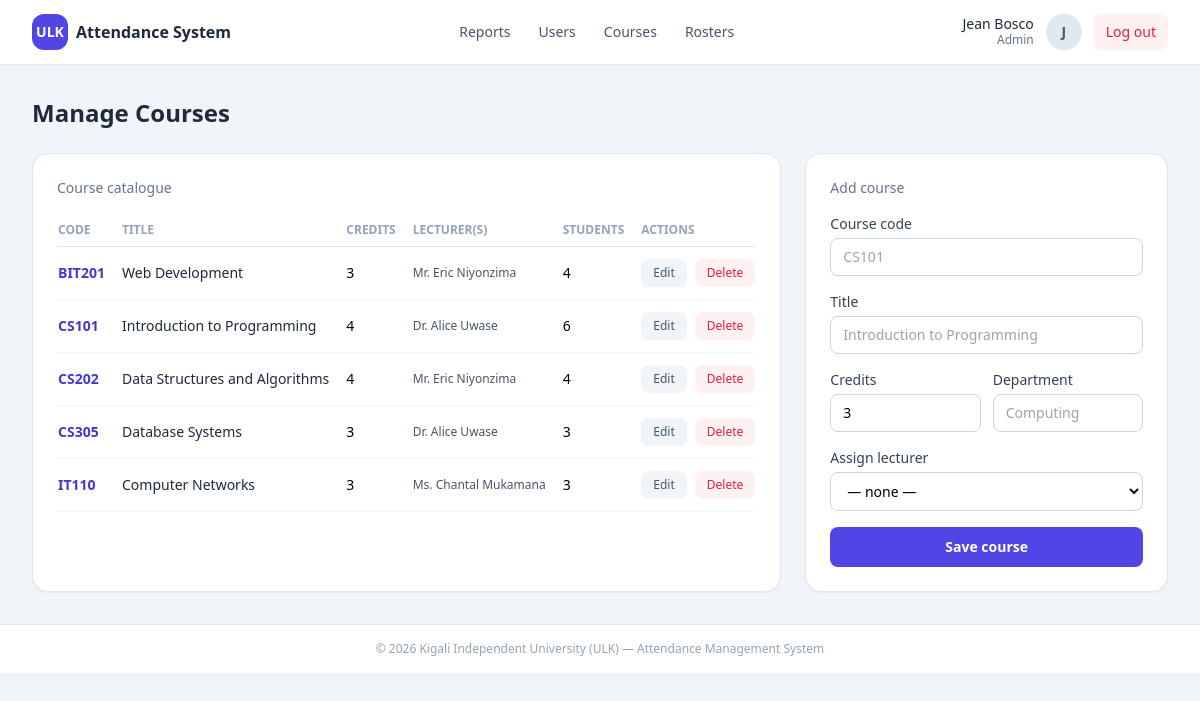
The page /admin_courses.php (signed in) on the database its author committed.
### tables this page shows
CREATE TABLE courses (
  course_code VARCHAR(15) PRIMARY KEY,                
  title       VARCHAR(150) NOT NULL,
  credits     INT NOT NULL DEFAULT 3,
  department  VARCHAR(100) DEFAULT NULL
);

### config.php (called while the page is built, shortened)
<?php
function e(string $value): string
{
    return htmlspecialchars($value, ENT_QUOTES, 'UTF-8');
}
function isLoggedIn(): bool
{
    return isset($_SESSION['user_id']);
}
function currentUser(): ?array
{
    return isLoggedIn()
        ? ['id' => $_SESSION['user_id'], 'name' => $_SESSION['full_name'], 'email' => $_SESSION['email'], 'role' => $_SESSION['role']]
        : null;
}
function isRole(string $role): bool
{
    return isLoggedIn() && $_SESSION['role'] === $role;
}

### admin_courses.php (the view, shortened to what this page needs)
<?php
require_once __DIR__ . '/config.php';
$courses = $pdo->query('
    SELECT c.course_code, c.title, c.credits, c.department,
           GROUP_CONCAT(u.full_name ORDER BY u.full_name SEPARATOR ", ") AS lecturers,
           (SELECT COUNT(*) FROM enrollments e WHERE e.course_code = c.course_code) AS total_students
    FROM courses c
    LEFT JOIN lecturer_courses lc ON lc.course_code = c.course_code
    LEFT JOIN lecturers l ON l.lecturer_id = lc.lecturer_id
    LEFT JOIN users u ON u.user_id = l.user_id
    GROUP BY c.course_code
    ORDER BY c.course_code')->fetchAll();
$pageTitle = 'Manage Courses';
include __DIR__ . '/includes/header.php';
?>
<div class="grid gap-6 lg:grid-cols-3">
    <div class="lg:col-span-2 bg-white rounded-2xl shadow-sm border border-slate-200 p-6">
        <p class="text-sm font-medium text-slate-500 mb-4">Course catalogue</p>
        <div class="overflow-x-auto">
            <table class="w-full text-sm">
                <thead>
                    <tr class="text-left text-xs uppercase text-slate-400 border-b border-slate-200">
                        <th class="py-2 pr-4">Code</th>
                        <th class="py-2 pr-4">Title</th>
                        <th class="py-2 pr-4">Credits</th>
                        <th class="py-2 pr-4">Lecturer(s)</th>
                        <th class="py-2 pr-4">Students</th>
                        <th class="py-2">Actions</th>
                    </tr>
                </thead>
                <tbody>
                    <?php foreach ($courses as $c): ?>
                        <tr class="border-b border-slate-100">
                            <td class="py-3 pr-4 font-bold text-indigo-700"><?= e($c['course_code']) ?></td>
                            <td class="py-3 pr-4 text-slate-800"><?= e($c['title']) ?></td>
                            <td class="py-3 pr-4"><?= e($c['credits']) ?></td>
                            <td class="py-3 pr-4 text-slate-600 text-xs"><?= e($c['lecturers'] ?: '—') ?></td>
                            <td class="py-3 pr-4"><?= e($c['total_students']) ?></td>
                            <td class="py-3">
                                <div class="flex gap-2">
                                    <button data-edit-course="<?= e($c['course_code']) ?>"
                                            data-title="<?= e($c['title']) ?>"
                                            data-credits="<?= e($c['credits']) ?>"
                                            data-department="<?= e($c['department'] ?? '') ?>"
                                            class="rounded-lg bg-slate-100 hover:bg-slate-200 text-slate-600 px-3 py-1.5 text-xs font-medium">
                                        Edit
                                    </button>
                                    <button data-delete-course="<?= e($c['course_code']) ?>"
                                            data-name="<?= e($c['title']) ?>"
                                            class="rounded-lg bg-rose-50 hover:bg-rose-100 text-rose-600 px-3 py-1.5 text-xs font-medium">
                                        Delete
                                    </button>
                                </div>
                            </td>
                        </tr>
                    <?php endforeach; ?>
                </tbody>
            </table>
        </div>
    </div>
    <div class="bg-white rounded-2xl shadow-sm border border-slate-200 p-6 h-fit">
        <p id="formTitle" class="text-sm font-medium text-slate-500 mb-4">Add course</p>
        <form id="courseForm" class="space-y-4">
            <div>
                <label class="block text-sm font-medium text-slate-700 mb-1">Course code</label>
                <input name="course_code" required placeholder="CS101"
                       class="w-full rounded-lg border border-slate-300 px-3 py-2 text-sm uppercase">
            </div>
            <div>
                <label class="block text-sm font-medium text-slate-700 mb-1">Title</label>
                <input name="title" required placeholder="Introduction to Programming"
                       class="w-full rounded-lg border border-slate-300 px-3 py-2 text-sm">
            </div>
            <div class="grid grid-cols-2 gap-3">
                <div>
                    <label class="block text-sm font-medium text-slate-700 mb-1">Credits</label>
                    <input name="credits" type="number" min="1" max="10" value="3" required
                           class="w-full rounded-lg border border-slate-300 px-3 py-2 text-sm">
                </div>
                <div>
                    <label class="block text-sm font-medium text-slate-700 mb-1">Department</label>
                    <input name="department" placeholder="Computing"
                           class="w-full rounded-lg border border-slate-300 px-3 py-2 text-sm">
                </div>
            </div>
            <div>
                <label class="block text-sm font-medium text-slate-700 mb-1">Assign lecturer</label>
                <select name="lecturer_id" class="w-full rounded-lg border border-slate-300 px-3 py-2 text-sm bg-white">
                    <option value="">— none —</option>
                </select>
            </div>
            <button type="submit"
                    class="w-full rounded-lg bg-indigo-600 hover:bg-indigo-700 text-white font-semibold py-2.5 text-sm">
                Save course
            </button>
        </form>
    </div>
</div>
<?php include __DIR__ . '/includes/footer.php'; ?>

### includes/header.php (shortened to what this page needs)
<?php
$pageTitle = $pageTitle ?? 'Dashboard';
$cu = currentUser();
?>
<!DOCTYPE html>
<html lang="en">
<head>
    <script src="https://cdn.tailwindcss.com"></script>
    <link rel="stylesheet" href="<?= BASE_URL ?>/assets/css/app.css">
</head>
<body class="min-h-screen bg-slate-100">
<nav class="bg-white border-b border-slate-200 sticky top-0 z-30">
    <div class="mx-auto max-w-7xl px-4 sm:px-6 lg:px-8">
        <div class="flex h-16 items-center justify-between">
            <div class="flex items-center gap-3">
                <a href="<?= BASE_URL ?>/dashboard.php" class="flex items-center gap-2">
                    <span class="flex h-9 w-9 items-center justify-center rounded-xl bg-indigo-600 text-white text-sm font-bold">ULK</span>
                    <span class="hidden sm:block font-semibold text-slate-800">Attendance System</span>
                </a>
            </div>
            <div class="hidden lg:flex items-center gap-1 text-sm">
                <?php if (isRole('Student')): ?>
                    <a href="<?= BASE_URL ?>/student_profile.php"   class="rounded-lg px-3 py-2 text-slate-600 hover:bg-slate-100">Profile</a>
                    <a href="<?= BASE_URL ?>/student_attendance.php" class="rounded-lg px-3 py-2 text-slate-600 hover:bg-slate-100">My Attendance</a>
                <?php elseif (isRole('Lecturer')): ?>
                    <a href="<?= BASE_URL ?>/lecturer_courses.php"   class="rounded-lg px-3 py-2 text-slate-600 hover:bg-slate-100">My Courses</a>
                    <a href="<?= BASE_URL ?>/lecturer_attendance.php" class="rounded-lg px-3 py-2 text-slate-600 hover:bg-slate-100">Mark Attendance</a>
                <?php elseif (isRole('Admin')): ?>
                    <a href="<?= BASE_URL ?>/admin_reports.php"   class="rounded-lg px-3 py-2 text-slate-600 hover:bg-slate-100">Reports</a>
                    <a href="<?= BASE_URL ?>/admin_users.php"     class="rounded-lg px-3 py-2 text-slate-600 hover:bg-slate-100">Users</a>
                    <a href="<?= BASE_URL ?>/admin_courses.php"   class="rounded-lg px-3 py-2 text-slate-600 hover:bg-slate-100">Courses</a>
                    <a href="<?= BASE_URL ?>/admin_rosters.php"   class="rounded-lg px-3 py-2 text-slate-600 hover:bg-slate-100">Rosters</a>
                <?php endif; ?>
            </div>
            <div class="flex items-center gap-3">
                <div class="text-right hidden sm:block">
                    <p class="text-sm font-medium text-slate-800 leading-4"><?= e($cu['name'] ?? '') ?></p>
                    <p class="text-xs text-slate-500 capitalize"><?= e($cu['role'] ?? '') ?></p>
                </div>
                <span class="flex h-9 w-9 items-center justify-center rounded-full bg-slate-200 text-slate-600 text-sm font-semibold uppercase">
                    <?= e(substr($cu['name'] ?? '?', 0, 1)) ?>
                </span>
                <a href="<?= BASE_URL ?>/logout.php"
                   class="rounded-lg bg-rose-50 hover:bg-rose-100 text-rose-600 px-3 py-2 text-sm font-medium">Log out</a>
            </div>
        </div>
    </div>
</nav>
<main class="mx-auto max-w-7xl px-4 sm:px-6 lg:px-8 py-8">
    <div class="flex flex-wrap items-center justify-between gap-4 mb-6">
        <h1 class="text-2xl font-bold text-slate-800"><?= e($pageTitle) ?></h1>
    </div>

### includes/footer.php (shortened to what this page needs)
</main>
<footer class="border-t border-slate-200 bg-white">
    <div class="mx-auto max-w-7xl px-4 sm:px-6 lg:px-8 py-4 text-center text-xs text-slate-400">
        &copy; <?= date('Y') ?> Kigali Independent University (ULK) &mdash; Attendance Management System
    </div>
</footer>
</body>
</html>

### rows shown on the page
courses: course_code "BIT201", title "Web Development", credits "3", lecturers "Mr. Eric Niyonzima", total_students "4"
courses: course_code "CS101", title "Introduction to Programming", credits "4", lecturers "Dr. Alice Uwase", total_students "6"
courses: course_code "CS202", title "Data Structures and Algorithms", credits "4", lecturers "Mr. Eric Niyonzima", total_students "4"
courses: course_code "CS305", title "Database Systems", credits "3", lecturers "Dr. Alice Uwase", total_students "3"
courses: course_code "IT110", title "Computer Networks", credits "3", lecturers "Ms. Chantal Mukamana", total_students "3"

### other values the page prints
$cu['name'] "Jean Bosco"
$cu['role'] "Admin"
substr($cu['name'] ?? '?', 0, 1) "J"
$pageTitle "Manage Courses"
